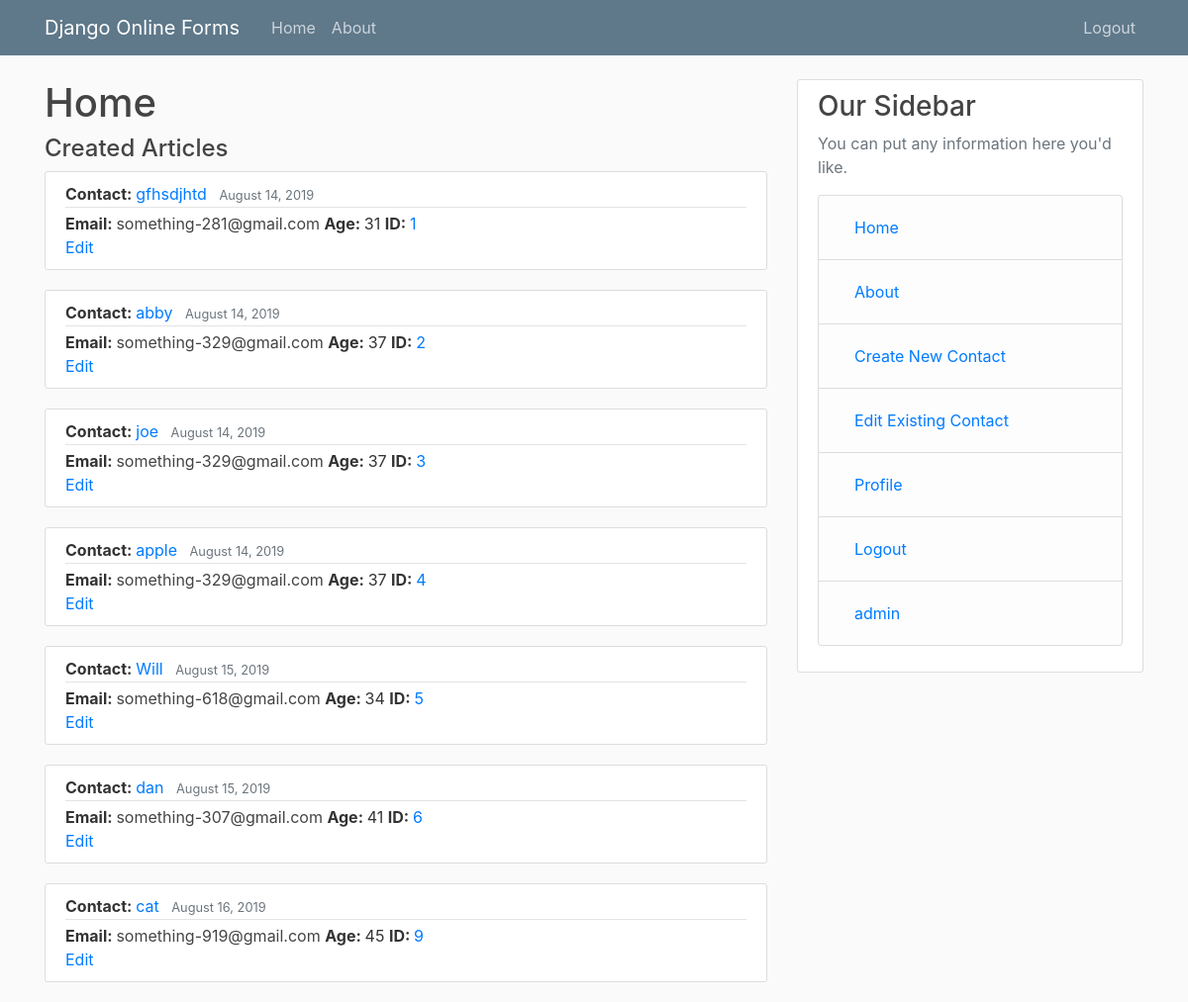
The app's page / (signed in), older data.
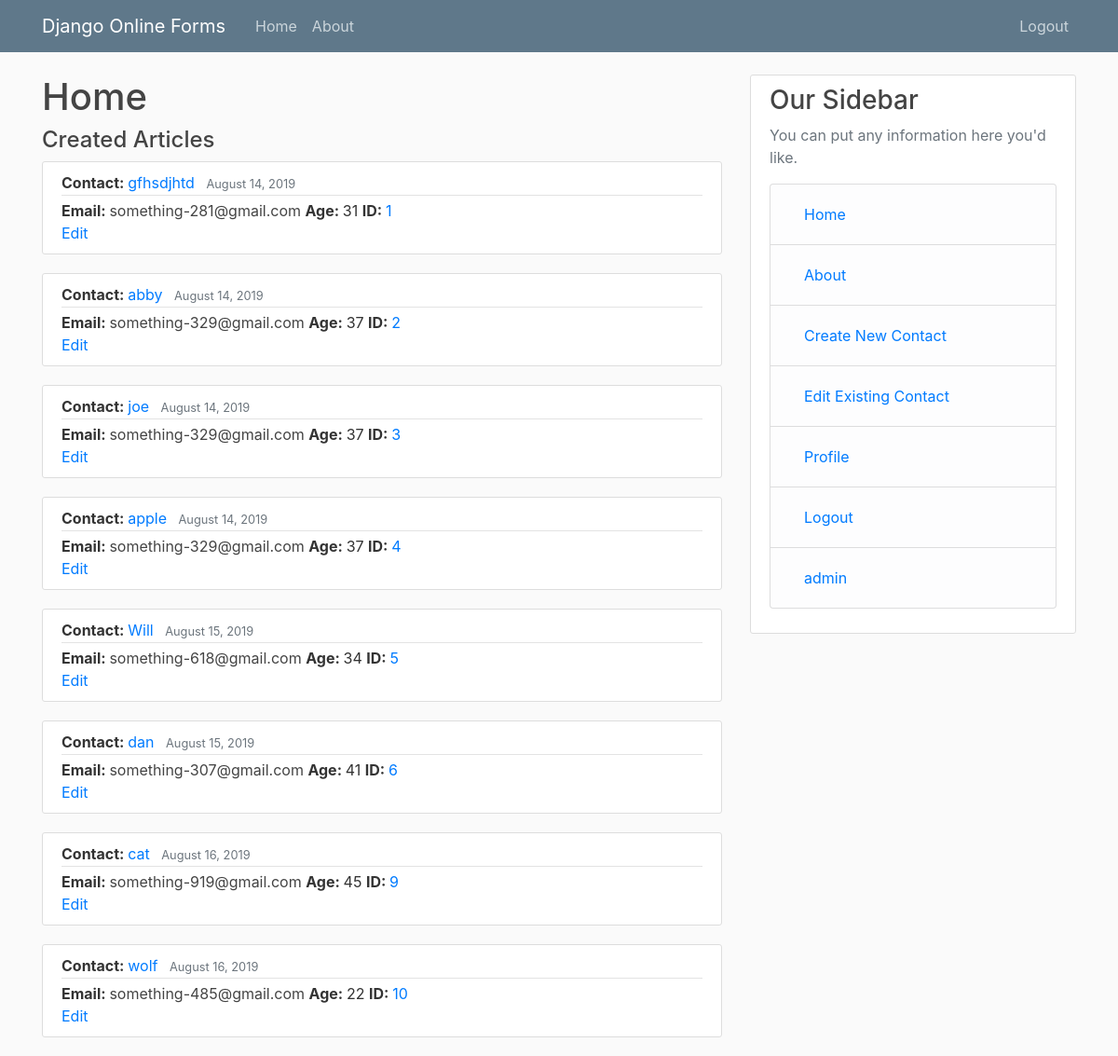
The same page, newer data.
### mainapp/models.py (models this page shows)
class Contacts(models.Model):
    user = models.ForeignKey(User, on_delete=models.CASCADE)
    name = models.CharField(max_length = 100)
    email = models.CharField(max_length = 100, default='something-{}@gmail.com'.format(rand()))
    age = models.IntegerField(default = random.randint(a=22, b=45))
    date_created = models.DateTimeField(auto_now_add=True)
    class Meta:
        verbose_name_plural = "Contacts"

### mainapp/views.py (the view)
# urls.py: path('', views.home, name = 'home'),
def home(request):
    context = {'title': 'Home'}
    if request.method == "GET" and request.user.is_authenticated:
        context['contacts'] = Contacts.objects.filter(user_id = request.user.id)
        return render(request, 'mainapp/home.html', context)
    return render(request, 'mainapp/home.html', context)

### mainapp/templates/mainapp/home.html
{% extends "mainapp/base.html" %}
{% block content %}
    <h1>{{ title }}</h1>
    {% if user.is_authenticated %}
        <h4>Created Articles</h4>
    {% else %}
        <h4>No Information</h4>
    {% endif %}
    {% for post in contacts %}
    <article class="media content-section">
        <div class="media-body">
            <div class="article-metadata">
            <b>Contact: </b>  <a class="mr-2" href="#">{{ post.name }}</a>
            <small class="text-muted">{{ post.date_created | date:"F d, Y" }}</small>
            </div>
            <b>Email: </b>  <a class="article-title" href="#">{{ post.email }}</a>
            <b>Age: </b>  <a class="article-content">{{ post.age }}</a>
            <b>ID: </b>  <a class="article-content" href="{{ post.id }}/detailedview">{{ post.id }}</a>
            <br>
            <a class="article-content" href="{{ post.id }}/editview">Edit</a>
        </div>
    </article>
    {% endfor %}
{% endblock content %}

### mainapp/templates/mainapp/base.html (shortened to what this page needs)
{% load static %}
<!DOCTYPE html>
<html>
<head>
    <link href="https://stackpath.bootstrapcdn.com/bootstrap/4.3.1/css/bootstrap.min.css" rel="stylesheet">
    <link rel="stylesheet" type="text/css" href="{% static 'mainapp/main.css' %}">
</head>
<body>
    <header class="site-header">
        <nav class="navbar navbar-expand-md navbar-dark bg-steel fixed-top">
          <div class="container">
            <a class="navbar-brand mr-4" href="{% url 'home' %}">Django Online Forms</a>
            <div class="collapse navbar-collapse" id="navbarToggle">
              <div class="navbar-nav mr-auto">
                <a class="nav-item nav-link" href="{% url 'home' %}">Home</a>
                <a class="nav-item nav-link" href="{% url 'about' %}">About</a>
              </div>
              <div class="navbar-nav">
                {% if user.is_authenticated %}
                <a class="nav-item nav-link" href="{% url 'logout' %}">Logout</a>
                {% else %}
                <a class="nav-item nav-link" href="{% url 'login' %}">Login</a>
                <a class="nav-item nav-link" href="{% url 'register' %}">Register</a>
                {% endif %}
              </div>
            </div>
          </div>
        </nav>
      </header>
    <main role="main" class="container">
      <div class="row">
        <div class="col-md-8">
          {% block content %}{% endblock %}
        </div>
        <div class="col-md-4">
          <div class="content-section">
            <h3>Our Sidebar</h3>
            <p class='text-muted'>You can put any information here you'd like.
              <ul class="list-group">
                <li class="list-group-item list-group-item-light"><a class="nav-item nav-link" href="{% url 'home' %}">Home</a></li>
                <li class="list-group-item list-group-item-light"><a class="nav-item nav-link" href="{% url 'about' %}">About</a></li>
                {% if user.is_authenticated %}
                <li class="list-group-item list-group-item-light"><a class="nav-item nav-link" href="{% url 'createcontact' %}">Create New Contact</a></li>
                <li class="list-group-item list-group-item-light"><a class="nav-item nav-link" href="{% url 'home' %}">Edit Existing Contact</a></li>
                <li class="list-group-item list-group-item-light"><a class="nav-item nav-link" href="{% url 'profile' %}">Profile</a></li>
                <li class="list-group-item list-group-item-light"><a class="nav-item nav-link" href="{% url 'logout' %}">Logout</a></li>
                {% else %}
                <li class="list-group-item list-group-item-light"><a class="nav-item nav-link" href="{% url 'login' %}">Login</a></li>
                <li class="list-group-item list-group-item-light"><a class="nav-item nav-link" href="{% url 'register' %}">Register</a></li>
                {% endif %}
                <li class="list-group-item list-group-item-light"><a class="nav-item nav-link" href="admin/">admin</a></li>
              </ul>
            </p>
          </div>
        </div>
      </div>
    </main>
</body>
</html>

### mainapp/static/mainapp/main.css (style rules this page uses)
body { background: #fafafa; color: #333333; margin-top: 5rem; }
h1, h2, h3, h4, h5, h6 { color: #444444; }
ul { margin: 0; }
.bg-steel { background-color: #5f788a; }
.site-header .navbar-nav .nav-link { color: #cbd5db; }
.content-section { background: #ffffff; padding: 10px 20px; border: 1px solid #dddddd; border-radius: 3px; margin-bottom: 20px; }
.article-title { color: #444444; }
.article-content { white-space: pre-line; }
.article-metadata { padding-bottom: 1px; margin-bottom: 4px; border-bottom: 1px solid #e3e3e3 }

Row changes from the older to the newer data that the page shows:
added Contacts: name "wolf", date_created "August 16, 2019", email "something-485@gmail.com", age "22", id "10"
